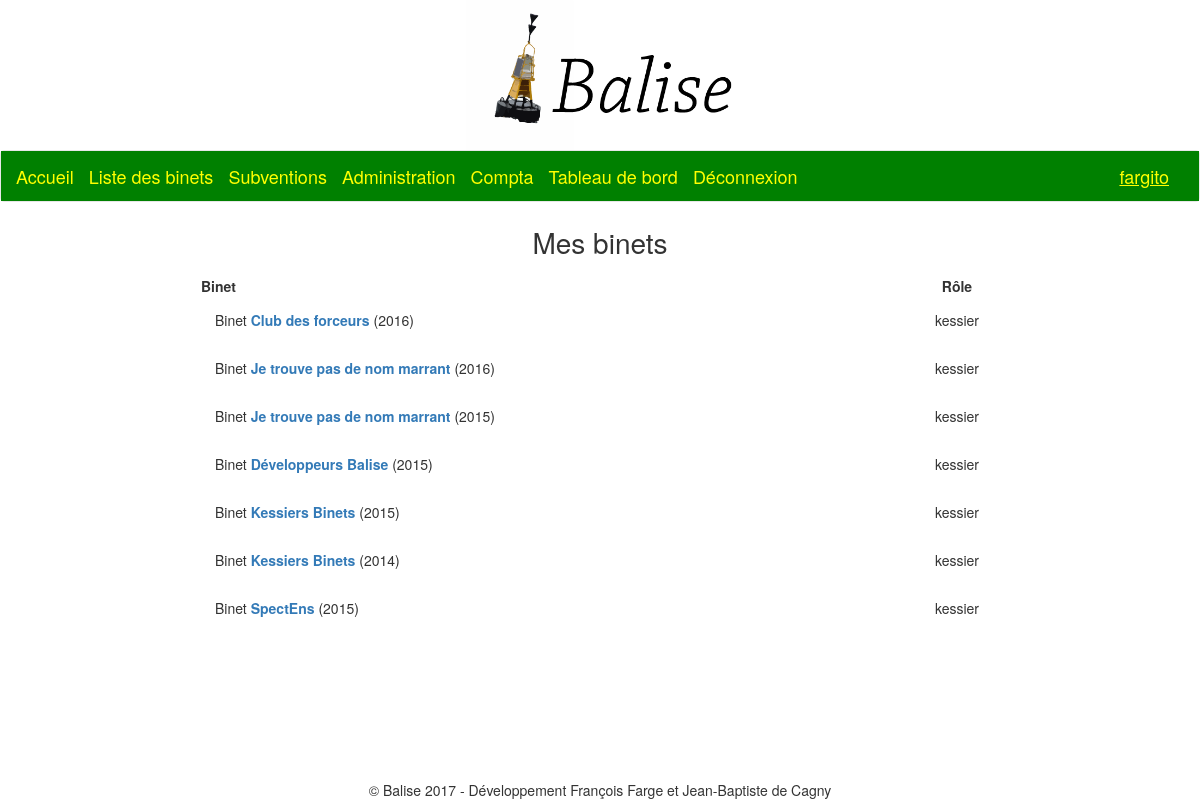
/compta/ (signed in), run on the app's committed database.
### binets/models.py (models this page shows, shortened)
class Mandat(models.Model):
	binet = models.ForeignKey('Binet')
	type_binet = models.ForeignKey('TypeBinet', verbose_name = "Type du binet")
	president = models.ForeignKey(User, related_name = "president")
	tresorier = models.ForeignKey(User, related_name = "tresorier")
	promotion = models.ForeignKey('accounts.Promotion', verbose_name = "Promo")
	description = models.TextField(blank=True, null = True) # facultatif
	remarques_admins = models.TextField(blank=True, null = True) # facultatif
	class Meta:
		unique_together = ('binet','promotion',)
		ordering = ('binet', 'promotion',)
	@models.permalink
	def get_mandat_journal(self):
		return ('mandat_journal', [self.id])

class Binet(models.Model):
	nom = models.CharField(max_length=100)
	description = models.TextField(blank=True, null = True) # facultatif
	type_binet = models.ForeignKey('TypeBinet', verbose_name = "Type du binet")
	remarques_admins = models.TextField(blank=True, null = True) # facultatif
	is_active = models.BooleanField(verbose_name = "Actif", default=True)
	current_president = models.ForeignKey(User, verbose_name = "Président", related_name = "current_president")
	current_tresorier = models.ForeignKey(User, verbose_name = "Trésorier", related_name = "current_tresorier")
	current_promotion = models.ForeignKey('accounts.Promotion', verbose_name = "Promo")
	class Meta:
		ordering = ('current_promotion', 'nom',)
		unique_together = ('nom',)
	def __str__(self):
		return self.nom

### accounts/models.py (models this page shows)
class Promotion(models.Model):
	nom = models.CharField(max_length=4)
	class Meta:
		ordering = ('-nom',)
		unique_together = ('nom',)
	def __str__(self):
		return self.nom

### compta/views.py (the view)
@login_required
def my_binets(request):
	if request.user.is_staff:
		liste_mandats = Mandat.objects.all()
	else:
		liste_mandats = Mandat.objects.filter(
			Q(president=request.user) |
			Q(tresorier=request.user))
	return render(request, 'compta/my_binets.html', locals())

### compta/templates/compta/my_binets.html
{% extends 'base.html' %}
{% block content %}
	<div id="page-title">Mes binets</div>
	<section id="table-container">
		<table id="liste-binets">
			<thead class="liste-binets">
				<tr>
					<th class="nom-binet-head">Binet</th>
					<th class="role-in-binet-head">Rôle</th>
				</tr>
			</thead>
			<tbody>
				{% for mandat in liste_mandats %}
					<tr class="mandat">
						<td class="nom-binet">
							Binet
							<strong><a href={{ mandat.get_mandat_journal }}>{{ mandat.binet }}</a></strong> ({{ mandat.promotion }})
						</td>
						<td class="role-in-binet">
						{% if mandat.president == user %}
							président
						{% elif mandat.tresorier == user %}
							trésorier
						{% elif user.is_staff %}
							kessier
						{% endif %}
						</td>
					</tr>
				{% endfor %}
			</tbody>
		</table>
	</section>
{% endblock %}

### templates/base.html (shortened to what this page needs)
<!DOCTYPE html>
{% load static %}
<html lang="fr">
<head>
   <link rel="stylesheet" href="{% static 'css/style.css' %}" />
   <link rel="stylesheet" href="{% static 'css/dist/css/bootstrap.min.css' %}" />
   <link rel="stylesheet" href="{% static 'css/listes_binets.css' %}" />
   <link rel="stylesheet" href="{% static 'css/compta.css' %}" />
   <link rel="stylesheet" href="{% static 'css/subventions.css' %}" />
</head>
<body>
  <header>
    <a href="/"><img src="{% static 'img/Balise_2.png' %}" alt="Logo Balise" class='centre' /></a>
  </header>
  <nav class='navbar navbar-default'>
  	<div class='container-fluid kesdorado'>
      <div class='navbar-header'>
        <a href="/" class='navbar-brand'><p class='kesdorado'>Accueil</p></a>
      </div>
      {% block nav %}
        <div class='collapse navbar-collapse' id='onglets'>
          <ul class='nav navbar-nav'>
            {% if user.is_authenticated %}
              <li><a href="/binets" class='navbar-brand'><p class='kesdorado'>Liste des binets</p></a></li>
              <li><a href="/subventions" class='navbar-brand'><p class='kesdorado'>Subventions</p></a></li>
              {% if user.is_staff %}<li><a href="/backend" class='navbar-brand'><p class='kesdorado'>Administration</p></a></li>{% endif %}
              <li><a href="/compta" class='navbar-brand'><p class='kesdorado'>Compta</p></a></li>
		<li><a href="/vos" class='navbar-brand'><p class='kesdorado'>Tableau de bord</p></a></li>
              <li><a href="/accounts/logout" class='navbar-brand'><p class='kesdorado'>Déconnexion</p></a></li>
            {% else %}
              <li><a href="/accounts/login" class='navbar-brand'><p class='kesdorado'>Connexion</p></a></li>
            {% endif %}
          </ul>
          {% if user.is_authenticated %}
            <div class='nav navbar-nav navbar-right'>
              <a href="/accounts" class='navbar-brand'><p class='kesdorado'><u>{{ user.username }}</u></p></a>
            </div>
          {% endif %}
        </div>
      {% endblock %}
  	</div>
  </nav>
<section id="content" class='marge-bas'>
  <div class='container'>
     {% block content %}{% endblock %}
  </div>
</section>
<footer>&copy; Balise 2017 - Développement François Farge et Jean-Baptiste de Cagny</footer>
</body>
</html>

### static/css/style.css (style rules this page uses)
img.centre { display: block; margin: auto; height: 150px; }
#page-title { font-size: 2em; text-align: center; margin-bottom: 0.5em; width: 100%; }
footer { bottom: 0px; position: fixed; width: 100%; text-align: center; z-index: 1; background-color: white; }
.kesdorado { background-color: green; color: yellow; }
.marge-bas { margin-bottom: 50px; }

### static/css/listes_binets.css (style rules this page uses)
#liste-binets { width: 70%; min-width: 40em; margin: auto; border-collapse: collapse; }
td.nom-binet { padding: 1em; }
td.role-in-binet { text-align: center; width: 6em; }
th.role-in-binet-head { text-align: center; width: 6em; }

### data on the page
Mandat: binet "Club des forceurs", promotion "2016", shows "kessier"
Mandat: binet "Je trouve pas de nom marrant", promotion "2016", shows "kessier"
Mandat: binet "Je trouve pas de nom marrant", promotion "2015", shows "kessier"
Mandat: binet "Développeurs Balise", promotion "2015", shows "kessier"
Mandat: binet "Kessiers Binets", promotion "2015", shows "kessier"
Mandat: binet "Kessiers Binets", promotion "2014", shows "kessier"
Mandat: binet "SpectEns", promotion "2015", shows "kessier"

### other printed values
{{ user.username }} "fargito"
